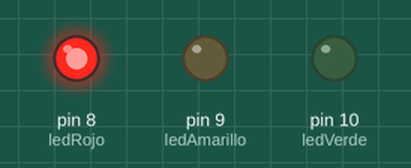
Simulated run of this sketch. Board: Arduino Uno, built with avr-gcc and run on an emulated ATmega328P. On the bench: output pins drawn as LEDs (lit = HIGH).

Above: at 2.5 s.
At 5.2 s:
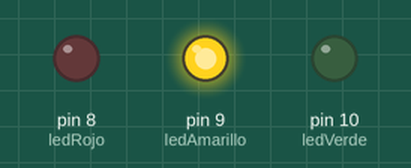
At 7.7 s:
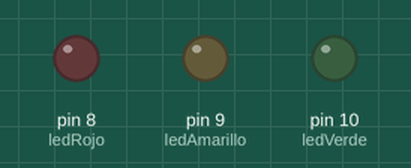
At 12.5 s:
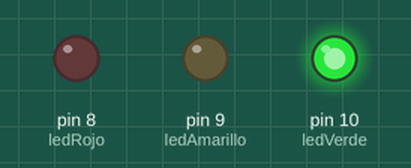
Timing chart, 0 to 19.5 s (numbered marks = the images above):
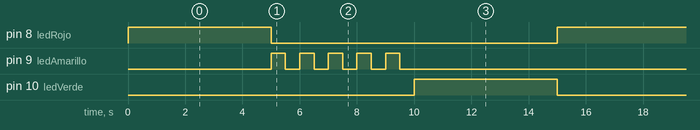

Measured:
- by itself, pin 8 (ledRojo), pin 10 (ledVerde): alternates HIGH for 5.0 s and LOW for 10.0 s
- by itself, pin 9 (ledAmarillo): repeats every 15.0 s: 4 × (LOW 0.50 s, HIGH 0.50 s), LOW 10.5 s, HIGH 0.50 s
- by itself, everything shown: repeats every 15.0 s, in 13 steps

The sketch:

Semaforo.ino
```cpp
int ledRojo = 8;
int ledAmarillo = 9;
int ledVerde = 10;

void setup() {
  pinMode(ledRojo, OUTPUT);
  pinMode(ledAmarillo, OUTPUT);
  pinMode(ledVerde, OUTPUT);
}

void loop() {
  digitalWrite(ledRojo, HIGH);
  delay(5000);
  digitalWrite(ledRojo, LOW);

  for (int i = 0; i < 5; i++) {  // Parpadeo del amarillo 5 veces
    digitalWrite(ledAmarillo, HIGH);
    delay(500);
    digitalWrite(ledAmarillo, LOW);
    delay(500);
  }

  digitalWrite(ledVerde, HIGH);
  delay(5000);
  digitalWrite(ledVerde, LOW);
}
```
